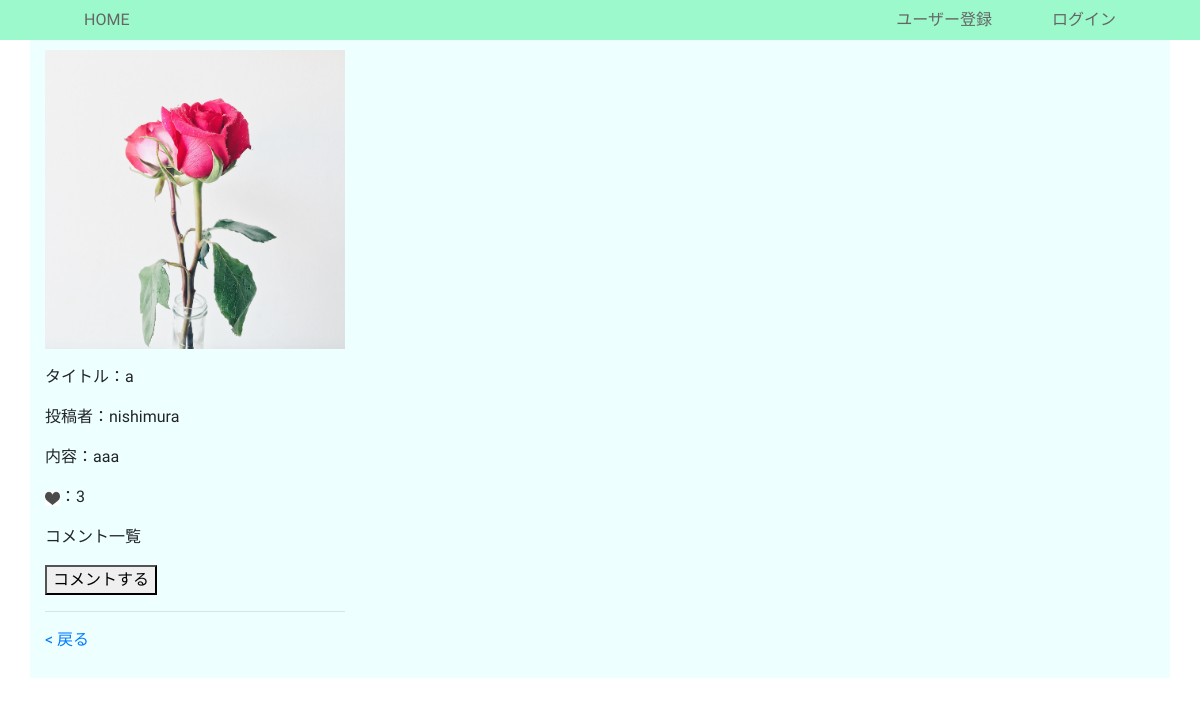
Page /detail/1/ on the committed database.
### boardapp/models.py (models this page shows, shortened)
class BoardModel(models.Model):
    title = models.CharField(max_length=100)
    content = models.TextField()
    author = models.ForeignKey(
        'auth.User',
        on_delete=models.CASCADE,
    )
    images = models.ImageField(upload_to='')
    good = models.IntegerField(null=True, blank=True, default=0)
    created_at = models.DateTimeField(auto_now_add=True)
    updated_at = models.DateTimeField(auto_now=True)

### boardapp/views.py (the view)
# urls.py: path('detail/<int:pk>/', detailfunc, name='detail'),
def detailfunc(request, pk):
    object = BoardModel.objects.get(pk=pk)
    return render(request, 'detail.html', {'object':object})

### templates/detail.html (shortened to what this page needs)
{% extends 'base.html' %}
{% load static %}
{% block customcss %}
<link rel="stylesheet" type='text/css' href="{% static 'home.css'%}">
{% endblock customcss %}
{% block header %}
<div class="header">
{% if user.is_authenticated %}
  <a href="{% url 'list' %}" class="text1">HOME</a>
  <a href="{% url 'create' %}" class="text2">新規投稿</a>
  <a href="{% url 'logout' %}" class="text3">ログアウト</a>
{% else %}
  <a href="{% url 'list' %}" class="text1">HOME</a>
  <a href="{% url 'signup' %}" class="text2">ユーザー登録</a>
  <a href="{% url 'login' %}" class="text3">ログイン</a>
{% endif %}
</div>
{% endblock header %}
{% block content %}
<div class="container">
  <div>
    <p><img src='{{ object.images.url }}' width=300 ></p>
    <p>タイトル：{{ object.title }}</p>
    <p>投稿者：{{ object.author }}</p>
    <p>内容：{{ object.content }}</p>
    <p><a href="{% url 'good' object.pk %}"><img src="{% static 'images/goodmark.jpg' %}" width=15 height=15></a>：{{ object.good }}</p>
    <p>コメント一覧</p>
    <a href="{% url 'comment' object.pk %}"><button type="submit">コメントする</button></a>
    <hr>
    <p><a href='JavaScript:history.back()'>&lt; 戻る</a></p>
  </div>
</div>
{% endblock content %}

### static/home.css (style rules this page uses)
.header { background-color: #9BF9CC; display: flex; align-items: center; height: 40px; width: 100%; position: fixed; top: 0; }
.text1 { color: #666666; font-family: 'M PLUS Rounded 1c', sans-serif; margin-left: 7%; }
.text2 { color: #666666; font-family: 'M PLUS Rounded 1c', sans-serif; margin-left: auto; margin-right: 5%; }
.text3 { color: #666666; font-family: 'M PLUS Rounded 1c', sans-serif; margin-right: 7%; }
.container { margin-top: 40px; padding-top: 10px; padding-bottom: 10px; background-color: #EEFFFF; display: flex; flex-flow: row wrap; font-family: 'M PLUS Rounded 1c', sans-serif; }

### rows in the picture
BoardModel: images (picture), title "a", author "nishimura", content "aaa", good "3"
